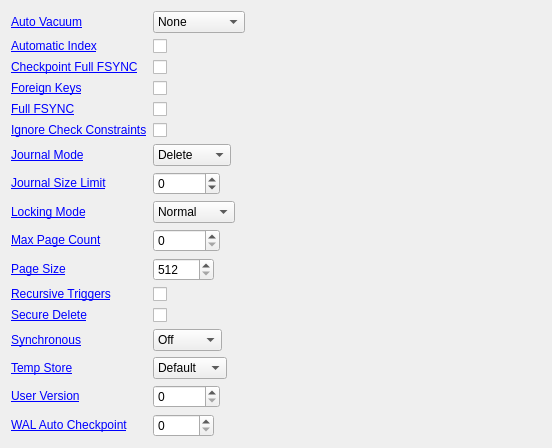
          <widget class="QWidget" name="scrollAreaWidgetContents">
           <property name="geometry">
            <rect>
             <x>0</x>
             <y>0</y>
             <width>552</width>
             <height>423</height>
            </rect>
           </property>
           <layout class="QFormLayout" name="formLayout">
            <property name="fieldGrowthPolicy">
             <enum>QFormLayout::ExpandingFieldsGrow</enum>
            </property>
            <item row="0" column="0">
             <widget class="QLabel" name="labelPragmaAutoVacuum">
              <property name="text">
               <string>&lt;html&gt;&lt;head/&gt;&lt;body&gt;&lt;p&gt;&lt;a href=&quot;http://www.sqlite.org/pragma.html#pragma_auto_vacuum&quot;&gt;&lt;span style=&quot; text-decoration: underline; color:#0000ff;&quot;&gt;Auto Vacuum&lt;/span&gt;&lt;/a&gt;&lt;/p&gt;&lt;/body&gt;&lt;/html&gt;</string>
              </property>
              <property name="openExternalLinks">
               <bool>true</bool>
              </property>
              <property name="textInteractionFlags">
               <set>Qt::LinksAccessibleByMouse</set>
              </property>
              <property name="buddy">
               <cstring>comboboxPragmaAutoVacuum</cstring>
              </property>
             </widget>
            </item>
            <item row="0" column="1">
             <widget class="QComboBox" name="comboboxPragmaAutoVacuum">
              <item>
               <property name="text">
                <string>None</string>
               </property>
              </item>
              <item>
               <property name="text">
                <string>Full</string>
               </property>
              </item>
              <item>
               <property name="text">
                <string>Incremental</string>
               </property>
              </item>
             </widget>
            </item>
            <item row="1" column="0">
             <widget class="QLabel" name="labelPragmaAutomaticIndex">
              <property name="text">
               <string>&lt;html&gt;&lt;head/&gt;&lt;body&gt;&lt;p&gt;&lt;a href=&quot;http://www.sqlite.org/pragma.html#pragma_automatic_index&quot;&gt;&lt;span style=&quot; text-decoration: underline; color:#0000ff;&quot;&gt;Automatic Index&lt;/span&gt;&lt;/a&gt;&lt;/p&gt;&lt;/body&gt;&lt;/html&gt;</string>
              </property>
              <property name="openExternalLinks">
               <bool>true</bool>
              </property>
              <property name="buddy">
               <cstring>checkboxPragmaAutomaticIndex</cstring>
              </property>
             </widget>
            </item>
            <item row="1" column="1">
             <widget class="QCheckBox" name="checkboxPragmaAutomaticIndex">
              <property name="text">
               <string/>
              </property>
             </widget>
            </item>
            <item row="2" column="0">
             <widget class="QLabel" name="labelPragmaCheckpointFullFsync">
              <property name="text">
               <string>&lt;html&gt;&lt;head/&gt;&lt;body&gt;&lt;p&gt;&lt;a href=&quot;http://www.sqlite.org/pragma.html#pragma_checkpoint_fullfsync&quot;&gt;&lt;span style=&quot; text-decoration: underline; color:#0000ff;&quot;&gt;Checkpoint Full FSYNC&lt;/span&gt;&lt;/a&gt;&lt;/p&gt;&lt;/body&gt;&lt;/html&gt;</string>
              </property>
              <property name="openExternalLinks">
               <bool>true</bool>
              </property>
              <property name="buddy">
               <cstring>checkboxPragmaCheckpointFullFsync</cstring>
              </property>
             </widget>
            </item>
            <item row="2" column="1">
             <widget class="QCheckBox" name="checkboxPragmaCheckpointFullFsync">
              <property name="text">
               <string/>
              </property>
             </widget>
            </item>
            <item row="3" column="0">
             <widget class="QLabel" name="labelPragmaForeignKeys">
              <property name="text">
               <string>&lt;html&gt;&lt;head/&gt;&lt;body&gt;&lt;p&gt;&lt;a href=&quot;http://www.sqlite.org/pragma.html#pragma_foreign_keys&quot;&gt;&lt;span style=&quot; text-decoration: underline; color:#0000ff;&quot;&gt;Foreign Keys&lt;/span&gt;&lt;/a&gt;&lt;/p&gt;&lt;/body&gt;&lt;/html&gt;</string>
              </property>
              <property name="openExternalLinks">
               <bool>true</bool>
              </property>
              <property name="buddy">
               <cstring>checkboxPragmaForeignKeys</cstring>
              </property>
             </widget>
            </item>
            <item row="3" column="1">
             <widget class="QCheckBox" name="checkboxPragmaForeignKeys">
              <property name="text">
               <string/>
              </property>
             </widget>
            </item>
            <item row="4" column="0">
             <widget class="QLabel" name="labelPragmaFullFsync">
              <property name="text">
               <string>&lt;html&gt;&lt;head/&gt;&lt;body&gt;&lt;p&gt;&lt;a href=&quot;http://www.sqlite.org/pragma.html#pragma_fullfsync&quot;&gt;&lt;span style=&quot; text-decoration: underline; color:#0000ff;&quot;&gt;Full FSYNC&lt;/span&gt;&lt;/a&gt;&lt;/p&gt;&lt;/body&gt;&lt;/html&gt;</string>
              </property>
              <property name="openExternalLinks">
               <bool>true</bool>
              </property>
              <property name="buddy">
               <cstring>checkboxPragmaFullFsync</cstring>
              </property>
             </widget>
            </item>
            <item row="4" column="1">
             <widget class="QCheckBox" name="checkboxPragmaFullFsync">
              <property name="text">
               <string/>
              </property>
             </widget>
            </item>
            <item row="5" column="0">
             <widget class="QLabel" name="labelPragmaIgnoreCheckConstraints">
              <property name="text">
               <string>&lt;html&gt;&lt;head/&gt;&lt;body&gt;&lt;p&gt;&lt;a href=&quot;http://www.sqlite.org/pragma.html#pragma_ignore_check_constraints&quot;&gt;&lt;span style=&quot; text-decoration: underline; color:#0000ff;&quot;&gt;Ignore Check Constraints&lt;/span&gt;&lt;/a&gt;&lt;/p&gt;&lt;/body&gt;&lt;/html&gt;</string>
              </property>
              <property name="openExternalLinks">
               <bool>true</bool>
              </property>
              <property name="buddy">
               <cstring>checkboxPragmaIgnoreCheckConstraints</cstring>
              </property>
             </widget>
            </item>
            <item row="5" column="1">
             <widget class="QCheckBox" name="checkboxPragmaIgnoreCheckConstraints">
              <property name="text">
               <string/>
              </property>
             </widget>
            </item>
            <item row="6" column="0">
             <widget class="QLabel" name="labelPragmaJournalMode">
              <property name="text">
               <string>&lt;html&gt;&lt;head/&gt;&lt;body&gt;&lt;p&gt;&lt;a href=&quot;http://www.sqlite.org/pragma.html#pragma_journal_mode&quot;&gt;&lt;span style=&quot; text-decoration: underline; color:#0000ff;&quot;&gt;Journal Mode&lt;/span&gt;&lt;/a&gt;&lt;/p&gt;&lt;/body&gt;&lt;/html&gt;</string>
              </property>
              <property name="openExternalLinks">
               <bool>true</bool>
              </property>
              <property name="buddy">
               <cstring>comboboxPragmaJournalMode</cstring>
              </property>
             </widget>
            </item>
            <item row="6" column="1">
             <widget class="QComboBox" name="comboboxPragmaJournalMode">
              <item>
               <property name="text">
                <string>Delete</string>
               </property>
              </item>
              <item>
               <property name="text">
                <string>Truncate</string>
               </property>
              </item>
              <item>
               <property name="text">
                <string>Persist</string>
               </property>
              </item>
              <item>
               <property name="text">
                <string>Memory</string>
               </property>
              </item>
              <item>
               <property name="text">
                <string>WAL</string>
               </property>
              </item>
              <item>
               <property name="text">
                <string>Off</string>
               </property>
              </item>
             </widget>
            </item>
            <item row="7" column="0">
             <widget class="QLabel" name="labelJournalSizeLimit">
              <property name="text">
               <string>&lt;html&gt;&lt;head/&gt;&lt;body&gt;&lt;p&gt;&lt;a href=&quot;http://www.sqlite.org/pragma.html#pragma_journal_size_limit&quot;&gt;&lt;span style=&quot; text-decoration: underline; color:#0000ff;&quot;&gt;Journal Size Limit&lt;/span&gt;&lt;/a&gt;&lt;/p&gt;&lt;/body&gt;&lt;/html&gt;</string>
              </property>
              <property name="openExternalLinks">
               <bool>true</bool>
              </property>
              <property name="buddy">
               <cstring>spinPragmaJournalSizeLimit</cstring>
              </property>
             </widget>
            </item>
            <item row="7" column="1">
             <widget class="QSpinBox" name="spinPragmaJournalSizeLimit">
              <property name="minimum">
               <number>-1</number>
              </property>
              <property name="maximum">
               <number>100000</number>
              </property>
             </widget>
            </item>
            <item row="8" column="0">
             <widget class="QLabel" name="labelPragmaLockingMode">
              <property name="text">
               <string>&lt;html&gt;&lt;head/&gt;&lt;body&gt;&lt;p&gt;&lt;a href=&quot;http://www.sqlite.org/pragma.html#pragma_locking_mode&quot;&gt;&lt;span style=&quot; text-decoration: underline; color:#0000ff;&quot;&gt;Locking Mode&lt;/span&gt;&lt;/a&gt;&lt;/p&gt;&lt;/body&gt;&lt;/html&gt;</string>
              </property>
              <property name="openExternalLinks">
               <bool>true</bool>
              </property>
              <property name="buddy">
               <cstring>comboboxPragmaLockingMode</cstring>
              </property>
             </widget>
            </item>
            <item row="8" column="1">
             <widget class="QComboBox" name="comboboxPragmaLockingMode">
              <item>
               <property name="text">
                <string>Normal</string>
               </property>
              </item>
              <item>
               <property name="text">
                <string>Exclusive</string>
               </property>
              </item>
             </widget>
            </item>
            <item row="9" column="0">
             <widget class="QLabel" name="labelPragmaMaxPageCount">
              <property name="text">
               <string>&lt;html&gt;&lt;head/&gt;&lt;body&gt;&lt;p&gt;&lt;a href=&quot;http://www.sqlite.org/pragma.html#pragma_max_page_count&quot;&gt;&lt;span style=&quot; text-decoration: underline; color:#0000ff;&quot;&gt;Max Page Count&lt;/span&gt;&lt;/a&gt;&lt;/p&gt;&lt;/body&gt;&lt;/html&gt;</string>
              </property>
              <property name="openExternalLinks">
               <bool>true</bool>
              </property>
              <property name="buddy">
               <cstring>spinPragmaMaxPageCount</cstring>
              </property>
             </widget>
            </item>
            <item row="9" column="1">
             <widget class="QSpinBox" name="spinPragmaMaxPageCount">
              <property name="maximum">
               <number>2000000000</number>
              </property>
             </widget>
            </item>
            <item row="10" column="0">
             <widget class="QLabel" name="labelPragmaPageSize">
              <property name="text">
               <string>&lt;html&gt;&lt;head/&gt;&lt;body&gt;&lt;p&gt;&lt;a href=&quot;http://www.sqlite.org/pragma.html#pragma_page_size&quot;&gt;&lt;span style=&quot; text-decoration: underline; color:#0000ff;&quot;&gt;Page Size&lt;/span&gt;&lt;/a&gt;&lt;/p&gt;&lt;/body&gt;&lt;/html&gt;</string>
              </property>
              <property name="openExternalLinks">
               <bool>true</bool>
              </property>
              <property name="buddy">
               <cstring>spinPragmaPageSize</cstring>
              </property>
             </widget>
            </item>
            <item row="10" column="1">
             <widget class="QSpinBox" name="spinPragmaPageSize">
              <property name="minimum">
               <number>512</number>
              </property>
              <property name="maximum">
               <number>65536</number>
              </property>
             </widget>
            </item>
            <item row="11" column="0">
             <widget class="QLabel" name="labelPragmaRecursiveTriggers">
              <property name="text">
               <string>&lt;html&gt;&lt;head/&gt;&lt;body&gt;&lt;p&gt;&lt;a href=&quot;http://www.sqlite.org/pragma.html#pragma_recursive_triggers&quot;&gt;&lt;span style=&quot; text-decoration: underline; color:#0000ff;&quot;&gt;Recursive Triggers&lt;/span&gt;&lt;/a&gt;&lt;/p&gt;&lt;/body&gt;&lt;/html&gt;</string>
              </property>
              <property name="openExternalLinks">
               <bool>true</bool>
              </property>
              <property name="buddy">
               <cstring>checkboxPragmaRecursiveTriggers</cstring>
              </property>
             </widget>
            </item>
            <item row="11" column="1">
             <widget class="QCheckBox" name="checkboxPragmaRecursiveTriggers">
              <property name="text">
               <string/>
              </property>
             </widget>
            </item>
            <item row="12" column="0">
             <widget class="QLabel" name="labelPragmaSecureDelete">
              <property name="text">
               <string>&lt;html&gt;&lt;head/&gt;&lt;body&gt;&lt;p&gt;&lt;a href=&quot;http://www.sqlite.org/pragma.html#pragma_secure_delete&quot;&gt;&lt;span style=&quot; text-decoration: underline; color:#0000ff;&quot;&gt;Secure Delete&lt;/span&gt;&lt;/a&gt;&lt;/p&gt;&lt;/body&gt;&lt;/html&gt;</string>
              </property>
              <property name="openExternalLinks">
               <bool>true</bool>
              </property>
              <property name="buddy">
               <cstring>checkboxPragmaSecureDelete</cstring>
              </property>
             </widget>
            </item>
            <item row="12" column="1">
             <widget class="QCheckBox" name="checkboxPragmaSecureDelete">
              <property name="text">
               <string/>
              </property>
             </widget>
            </item>
            <item row="13" column="0">
             <widget class="QLabel" name="labelPragmaSynchronous">
              <property name="text">
               <string>&lt;html&gt;&lt;head/&gt;&lt;body&gt;&lt;p&gt;&lt;a href=&quot;http://www.sqlite.org/pragma.html#pragma_synchronous&quot;&gt;&lt;span style=&quot; text-decoration: underline; color:#0000ff;&quot;&gt;Synchronous&lt;/span&gt;&lt;/a&gt;&lt;/p&gt;&lt;/body&gt;&lt;/html&gt;</string>
              </property>
              <property name="openExternalLinks">
               <bool>true</bool>
              </property>
              <property name="buddy">
               <cstring>comboboxPragmaSynchronous</cstring>
              </property>
             </widget>
            </item>
            <item row="13" column="1">
             <widget class="QComboBox" name="comboboxPragmaSynchronous">
              <item>
               <property name="text">
                <string>Off</string>
               </property>
              </item>
              <item>
               <property name="text">
                <string>Normal</string>
               </property>
              </item>
              <item>
               <property name="text">
                <string>Full</string>
               </property>
              </item>
             </widget>
            </item>
            <item row="14" column="0">
             <widget class="QLabel" name="labelPragmaTempStore">
              <property name="text">
               <string>&lt;html&gt;&lt;head/&gt;&lt;body&gt;&lt;p&gt;&lt;a href=&quot;http://www.sqlite.org/pragma.html#pragma_temp_store&quot;&gt;&lt;span style=&quot; text-decoration: underline; color:#0000ff;&quot;&gt;Temp Store&lt;/span&gt;&lt;/a&gt;&lt;/p&gt;&lt;/body&gt;&lt;/html&gt;</string>
              </property>
              <property name="openExternalLinks">
               <bool>true</bool>
              </property>
              <property name="buddy">
               <cstring>comboboxPragmaTempStore</cstring>
              </property>
             </widget>
            </item>
            <item row="14" column="1">
             <widget class="QComboBox" name="comboboxPragmaTempStore">
              <item>
               <property name="text">
                <string>Default</string>
               </property>
              </item>
              <item>
               <property name="text">
                <string>File</string>
               </property>
              </item>
              <item>
               <property name="text">
                <string>Memory</string>
               </property>
              </item>
             </widget>
            </item>
            <item row="15" column="0">
             <widget class="QLabel" name="labelPragmaUserVersion">
              <property name="text">
               <string>&lt;html&gt;&lt;head/&gt;&lt;body&gt;&lt;p&gt;&lt;a href=&quot;http://www.sqlite.org/pragma.html#pragma_schema_version&quot;&gt;&lt;span style=&quot; text-decoration: underline; color:#0000ff;&quot;&gt;User Version&lt;/span&gt;&lt;/a&gt;&lt;/p&gt;&lt;/body&gt;&lt;/html&gt;</string>
              </property>
              <property name="openExternalLinks">
               <bool>true</bool>
              </property>
              <property name="buddy">
               <cstring>spinPragmaUserVersion</cstring>
              </property>
             </widget>
            </item>
            <item row="15" column="1">
             <widget class="QSpinBox" name="spinPragmaUserVersion">
              <property name="maximum">
               <number>2147483647</number>
              </property>
             </widget>
            </item>
            <item row="16" column="0">
             <widget class="QLabel" name="labelPragmaWalAutoCheckpoint">
              <property name="text">
               <string>&lt;html&gt;&lt;head/&gt;&lt;body&gt;&lt;p&gt;&lt;a href=&quot;http://www.sqlite.org/pragma.html#pragma_wal_autocheckpoint&quot;&gt;&lt;span style=&quot; text-decoration: underline; color:#0000ff;&quot;&gt;WAL Auto Checkpoint&lt;/span&gt;&lt;/a&gt;&lt;/p&gt;&lt;/body&gt;&lt;/html&gt;</string>
              </property>
              <property name="openExternalLinks">
               <bool>true</bool>
              </property>
              <property name="buddy">
               <cstring>spinPragmaWalAutoCheckpoint</cstring>
              </property>
             </widget>
            </item>
            <item row="16" column="1">
             <widget class="QSpinBox" name="spinPragmaWalAutoCheckpoint">
              <property name="maximum">
               <number>10000</number>
              </property>
             </widget>
            </item>
           </layout>
          </widget>
